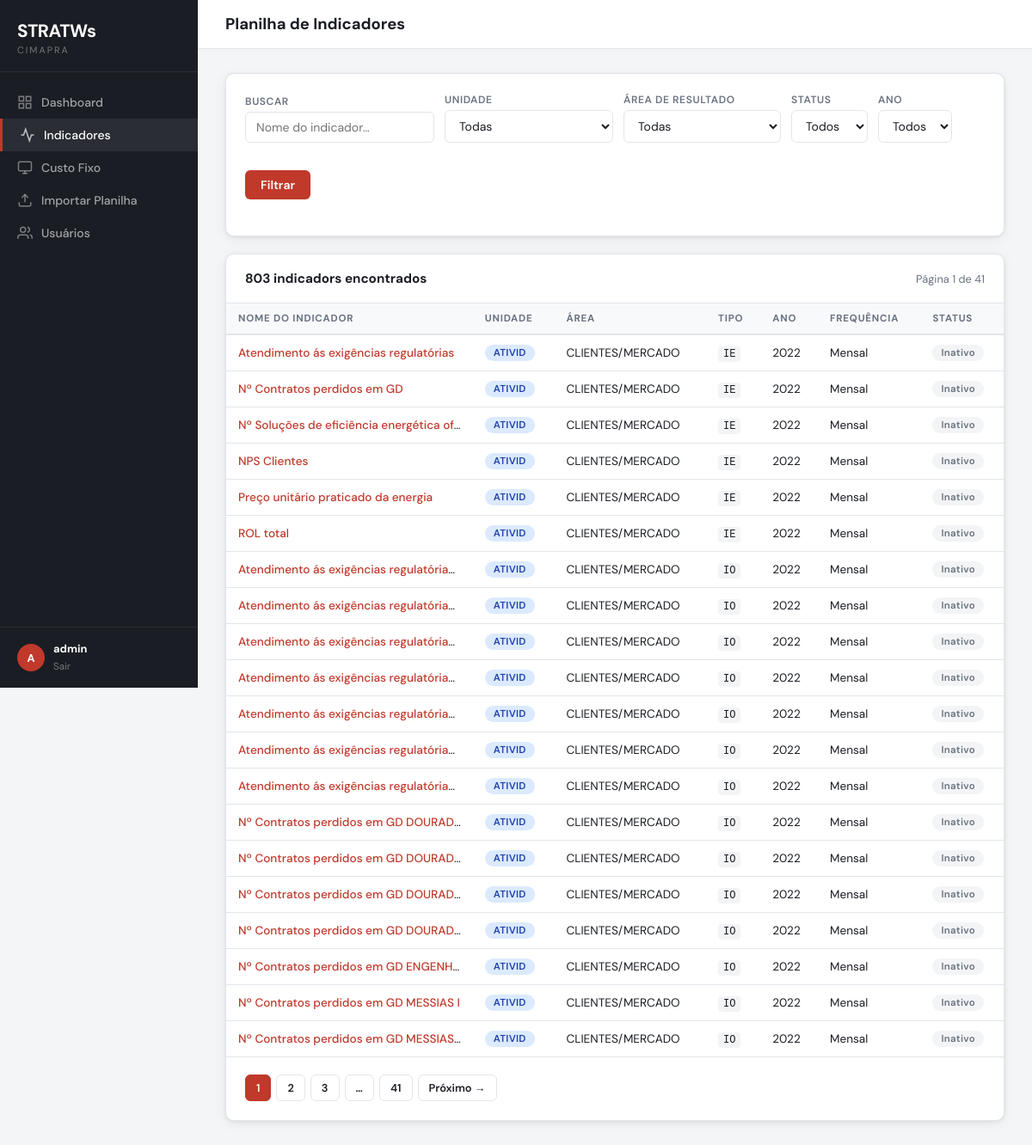
/indicadores (signed in), run on the app's committed database.
### app.py (models this page shows)
class Indicador(db.Model):
    id               = db.Column(db.Integer, primary_key=True)
    plano_gestao     = db.Column(db.Integer)
    sigla_unidade    = db.Column(db.String(100))
    area_resultado   = db.Column(db.String(100))
    tipo             = db.Column(db.String(20))
    status           = db.Column(db.String(20))
    nome             = db.Column(db.String(300))
    unidade_medida   = db.Column(db.String(50))
    melhor           = db.Column(db.String(50))
    frequencia       = db.Column(db.String(50))
    responsavel      = db.Column(db.String(200))
    forma_acumulo    = db.Column(db.String(50))
    ponderacao       = db.Column(db.Float, nullable=True)
    tolerancia_verde = db.Column(db.Float, nullable=True)
    tolerancia_amar  = db.Column(db.Float, nullable=True)
    valores_json     = db.Column(db.Text, default="{}")

### app.py (the view)
@app.route("/indicadores")
@login_required
def indicadores():
    page     = request.args.get("page", 1, type=int)
    q        = request.args.get("q", "").strip()
    unidade  = request.args.get("unidade", "")
    area     = request.args.get("area", "")
    status_f = request.args.get("status", "")
    ano_f    = request.args.get("ano", "", type=str)
    query = Indicador.query
    if q:        query = query.filter(Indicador.nome.ilike(f"%{q}%"))
    if unidade:  query = query.filter_by(sigla_unidade=unidade)
    if area:     query = query.filter_by(area_resultado=area)
    if status_f: query = query.filter_by(status=status_f)
    if ano_f:
        try: query = query.filter_by(plano_gestao=int(ano_f))
        except ValueError: pass
    pag          = query.paginate(page=page, per_page=20, error_out=False)
    all_unidades = [r[0] for r in db.session.query(Indicador.sigla_unidade).distinct().all()]
    all_areas    = [r[0] for r in db.session.query(Indicador.area_resultado).distinct().all()]
    all_anos     = sorted({r[0] for r in db.session.query(Indicador.plano_gestao).distinct().all()})
    return render_template("indicadores.html",
        pag=pag, q=q, unidade=unidade, area=area,
        status_f=status_f, ano_f=ano_f,
        all_unidades=all_unidades, all_areas=all_areas, all_anos=all_anos,
        username=session.get("username"), is_admin=session.get("is_admin"))

### app.py (called while the page is built)
def login_required(f):
    @wraps(f)
    def decorated(*args, **kwargs):
        if "user_id" not in session:
            flash("Por favor, faça login para acessar.", "warning")
            return redirect(url_for("login", next=request.url))
        return f(*args, **kwargs)
    return decorated

### templates/indicadores.html (shortened to what this page needs)
{% extends "base.html" %}
{% block page_title %}Planilha de Indicadores{% endblock %}
{% block content %}
<div class="card" style="margin-bottom:20px">
  <div class="card-body">
    <form method="GET" action="{{ url_for('indicadores') }}">
      <div class="form-row">
        <div class="form-group">
          <label>Buscar</label>
          <input type="text" name="q" value="{{ q }}" placeholder="Nome do indicador…" style="min-width:220px"/>
        </div>
        <div class="form-group">
          <label>Unidade</label>
          <select name="unidade">
            <option value="">Todas</option>
          </select>
        </div>
        <div class="form-group">
          <label>Área de Resultado</label>
          <select name="area">
            <option value="">Todas</option>
          </select>
        </div>
        <div class="form-group">
          <label>Status</label>
          <select name="status">
            <option value="">Todos</option>
          </select>
        </div>
        <div class="form-group">
          <label>Ano</label>
          <select name="ano">
            <option value="">Todos</option>
          </select>
        </div>
        <div class="form-group" style="justify-content:flex-end">
          <label>&nbsp;</label>
          <button type="submit" class="btn btn-primary">Filtrar</button>
        </div>
      </div>
    </form>
  </div>
</div>
<div class="card">
  <div class="card-header">
    <h2>{{ pag.total }} indicador{{ 's' if pag.total != 1 }} encontrado{{ 's' if pag.total != 1 }}</h2>
    <span style="font-size:.8rem;color:var(--muted)">Página {{ pag.page }} de {{ pag.pages }}</span>
  </div>
  <div class="table-wrap">
    <table>
      <thead>
        <tr>
          <th>Nome do Indicador</th>
          <th>Unidade</th>
          <th>Área</th>
          <th>Tipo</th>
          <th>Ano</th>
          <th>Frequência</th>
          <th>Status</th>
        </tr>
      </thead>
      <tbody>
        {% for ind in pag.items %}
        <tr>
          <td class="link-cell trunc">
            <a href="{{ url_for('indicador_detalhe', ind_id=ind.id) }}" title="{{ ind.nome }}">{{ ind.nome }}</a>
          </td>
          <td><span class="badge badge-blue">{{ ind.sigla_unidade[:6] }}</span></td>
          <td>{{ ind.area_resultado }}</td>
          <td><code style="font-size:.75rem;background:#f3f4f6;padding:2px 6px;border-radius:4px">{{ ind.tipo }}</code></td>
          <td>{{ ind.plano_gestao }}</td>
          <td>{{ ind.frequencia }}</td>
          <td>
            {% if ind.status == 'Ativo' %}
              <span class="badge badge-green">Ativo</span>
            {% else %}
              <span class="badge badge-gray">Inativo</span>
            {% endif %}
          </td>
        </tr>
        {% else %}
        <tr><td colspan="7" style="text-align:center;color:var(--muted);padding:40px">Nenhum indicador encontrado.</td></tr>
        {% endfor %}
      </tbody>
    </table>
  </div>
  <div class="card-body" style="padding-top:0">
    <div class="pagination">
      {% for p in pag.iter_pages(left_edge=1, right_edge=1, left_current=2, right_current=2) %}
        {% if p %}
          {% if p == pag.page %}
            <span class="current">{{ p }}</span>
          {% else %}
            <a href="{{ url_for('indicadores', page=p, q=q, unidade=unidade, area=area, status=status_f, ano=ano_f) }}">{{ p }}</a>
          {% endif %}
        {% else %}
          <span>…</span>
        {% endif %}
      {% endfor %}
      {% if pag.has_next %}
        <a href="{{ url_for('indicadores', page=pag.next_num, q=q, unidade=unidade, area=area, status=status_f, ano=ano_f) }}">Próximo →</a>
      {% endif %}
    </div>
  </div>
</div>
{% endblock %}

### templates/base.html (shortened to what this page needs)
<!DOCTYPE html>
<html lang="pt-BR">
<head>
</head>
<body>
  <aside class="sidebar">
    <div class="sidebar-logo">
      <span>STRATWs</span>
      <small>CIMAPRA</small>
    </div>
    <nav class="nav">
      <a href="{{ url_for('dashboard') }}" class="{{ 'active' if request.endpoint == 'dashboard' }}">
        <svg class="nav-icon" viewBox="0 0 24 24" fill="none" stroke="currentColor" stroke-width="2"><rect x="3" y="3" width="7" height="7"/><rect x="14" y="3" width="7" height="7"/><rect x="3" y="14" width="7" height="7"/><rect x="14" y="14" width="7" height="7"/></svg>
        Dashboard
      </a>
      <a href="{{ url_for('indicadores') }}" class="{{ 'active' if request.endpoint in ('indicadores','indicador_detalhe') }}">
        <svg class="nav-icon" viewBox="0 0 24 24" fill="none" stroke="currentColor" stroke-width="2"><polyline points="22 12 18 12 15 21 9 3 6 12 2 12"/></svg>
        Indicadores
      </a>
      <a href="{{ url_for('custo_fixo') }}" class="{{ 'active' if request.endpoint == 'custo_fixo' }}">
        <svg class="nav-icon" viewBox="0 0 24 24" fill="none" stroke="currentColor" stroke-width="2"><rect x="2" y="3" width="20" height="14" rx="2"/><line x1="8" y1="21" x2="16" y2="21"/><line x1="12" y1="17" x2="12" y2="21"/></svg>
        Custo Fixo
      </a>
      {% if is_admin %}
      <a href="{{ url_for('admin_importar') }}" class="{{ 'active' if request.endpoint == 'admin_importar' }}">
        <svg class="nav-icon" viewBox="0 0 24 24" fill="none" stroke="currentColor" stroke-width="2"><path d="M21 15v4a2 2 0 0 1-2 2H5a2 2 0 0 1-2-2v-4"/><polyline points="17 8 12 3 7 8"/><line x1="12" y1="3" x2="12" y2="15"/></svg>
        Importar Planilha
      </a>
      <a href="{{ url_for('admin_users') }}" class="{{ 'active' if request.endpoint == 'admin_users' }}">
        <svg class="nav-icon" viewBox="0 0 24 24" fill="none" stroke="currentColor" stroke-width="2"><path d="M17 21v-2a4 4 0 0 0-4-4H5a4 4 0 0 0-4 4v2"/><circle cx="9" cy="7" r="4"/><path d="M23 21v-2a4 4 0 0 0-3-3.87"/><path d="M16 3.13a4 4 0 0 1 0 7.75"/></svg>
        Usuários
      </a>
      {% endif %}
    </nav>
    <div class="sidebar-footer">
      <div class="avatar">{{ username[0].upper() if username else 'U' }}</div>
      <div class="info">
        <strong>{{ username }}</strong>
        <a href="{{ url_for('logout') }}">Sair</a>
      </div>
    </div>
  </aside>
  <div class="main">
    <div class="topbar">
      <h1>{% block page_title %}{% endblock %}</h1>
    </div>
    <div class="content">
      {% block content %}{% endblock %}
    </div>
  </div>
</body>
</html>

### data on the page
Indicador: nome "Atendimento ás exigências regulatórias", sigla_unidade "ATIVID", area_resultado "CLIENTES/MERCADO", tipo "IE", plano_gestao "2022", frequencia "Mensal", status "Inativo"
Indicador: nome "Nº Contratos perdidos em GD", sigla_unidade "ATIVID", area_resultado "CLIENTES/MERCADO", tipo "IE", plano_gestao "2022", frequencia "Mensal", status "Inativo"
Indicador: nome "Nº Soluções de eficiência energética of…", sigla_unidade "ATIVID", area_resultado "CLIENTES/MERCADO", tipo "IE", plano_gestao "2022", frequencia "Mensal", status "Inativo"
Indicador: nome "NPS Clientes", sigla_unidade "ATIVID", area_resultado "CLIENTES/MERCADO", tipo "IE", plano_gestao "2022", frequencia "Mensal", status "Inativo"
Indicador: nome "Preço unitário praticado da energia", sigla_unidade "ATIVID", area_resultado "CLIENTES/MERCADO", tipo "IE", plano_gestao "2022", frequencia "Mensal", status "Inativo"
Indicador: nome "ROL total", sigla_unidade "ATIVID", area_resultado "CLIENTES/MERCADO", tipo "IE", plano_gestao "2022", frequencia "Mensal", status "Inativo"
Indicador: nome "Atendimento ás exigências regulatórias…", sigla_unidade "ATIVID", area_resultado "CLIENTES/MERCADO", tipo "IO", plano_gestao "2022", frequencia "Mensal", status "Inativo"
Indicador: nome "Atendimento ás exigências regulatórias…", sigla_unidade "ATIVID", area_resultado "CLIENTES/MERCADO", tipo "IO", plano_gestao "2022", frequencia "Mensal", status "Inativo"
Indicador: nome "Atendimento ás exigências regulatórias…", sigla_unidade "ATIVID", area_resultado "CLIENTES/MERCADO", tipo "IO", plano_gestao "2022", frequencia "Mensal", status "Inativo"
Indicador: nome "Atendimento ás exigências regulatórias…", sigla_unidade "ATIVID", area_resultado "CLIENTES/MERCADO", tipo "IO", plano_gestao "2022", frequencia "Mensal", status "Inativo"
Indicador: nome "Atendimento ás exigências regulatórias…", sigla_unidade "ATIVID", area_resultado "CLIENTES/MERCADO", tipo "IO", plano_gestao "2022", frequencia "Mensal", status "Inativo"
Indicador: nome "Atendimento ás exigências regulatórias…", sigla_unidade "ATIVID", area_resultado "CLIENTES/MERCADO", tipo "IO", plano_gestao "2022", frequencia "Mensal", status "Inativo"
Indicador: nome "Atendimento ás exigências regulatórias…", sigla_unidade "ATIVID", area_resultado "CLIENTES/MERCADO", tipo "IO", plano_gestao "2022", frequencia "Mensal", status "Inativo"
Indicador: nome "Nº Contratos perdidos em GD DOURAD…", sigla_unidade "ATIVID", area_resultado "CLIENTES/MERCADO", tipo "IO", plano_gestao "2022", frequencia "Mensal", status "Inativo"
Indicador: nome "Nº Contratos perdidos em GD DOURAD…", sigla_unidade "ATIVID", area_resultado "CLIENTES/MERCADO", tipo "IO", plano_gestao "2022", frequencia "Mensal", status "Inativo"
Indicador: nome "Nº Contratos perdidos em GD DOURAD…", sigla_unidade "ATIVID", area_resultado "CLIENTES/MERCADO", tipo "IO", plano_gestao "2022", frequencia "Mensal", status "Inativo"
Indicador: nome "Nº Contratos perdidos em GD DOURAD…", sigla_unidade "ATIVID", area_resultado "CLIENTES/MERCADO", tipo "IO", plano_gestao "2022", frequencia "Mensal", status "Inativo"
Indicador: nome "Nº Contratos perdidos em GD ENGENH…", sigla_unidade "ATIVID", area_resultado "CLIENTES/MERCADO", tipo "IO", plano_gestao "2022", frequencia "Mensal", status "Inativo"
Indicador: nome "Nº Contratos perdidos em GD MESSIAS I", sigla_unidade "ATIVID", area_resultado "CLIENTES/MERCADO", tipo "IO", plano_gestao "2022", frequencia "Mensal", status "Inativo"
Indicador: nome "Nº Contratos perdidos em GD MESSIAS…", sigla_unidade "ATIVID", area_resultado "CLIENTES/MERCADO", tipo "IO", plano_gestao "2022", frequencia "Mensal", status "Inativo"

### other printed values
{{ username[0].upper() if username else 'U' }} "A"
{{ username }} "admin"
{{ pag.total }} "803"
{{ 's' if pag.total != 1 }} "s"
{{ pag.page }} "1"
{{ pag.pages }} "41"
{{ p }} "1"
{{ p }} "2" "3" "41"
